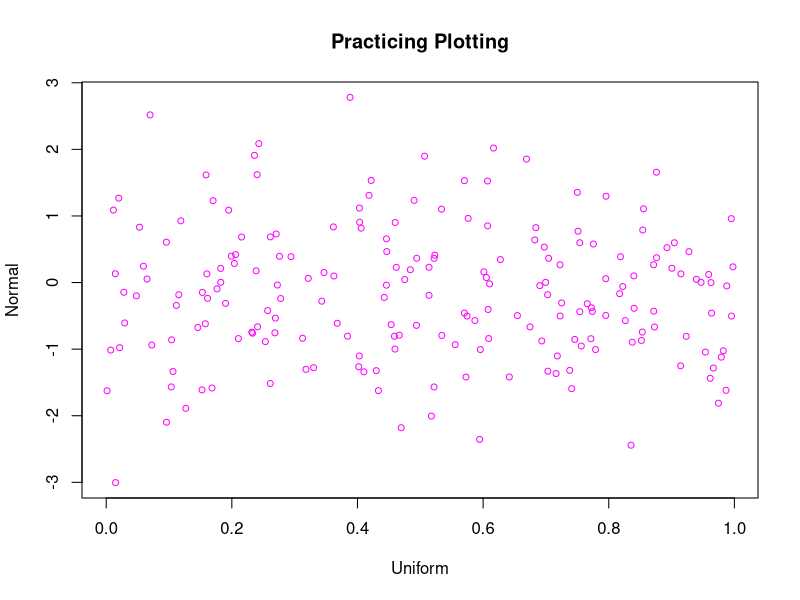

Reproduce this figure in R.
a=runif(200,0,1)
b=rnorm(200,0,1)
plot(a,b,col="magenta", main="Practicing Plotting", cex=.8, xlab="Uniform", ylab="Normal")
